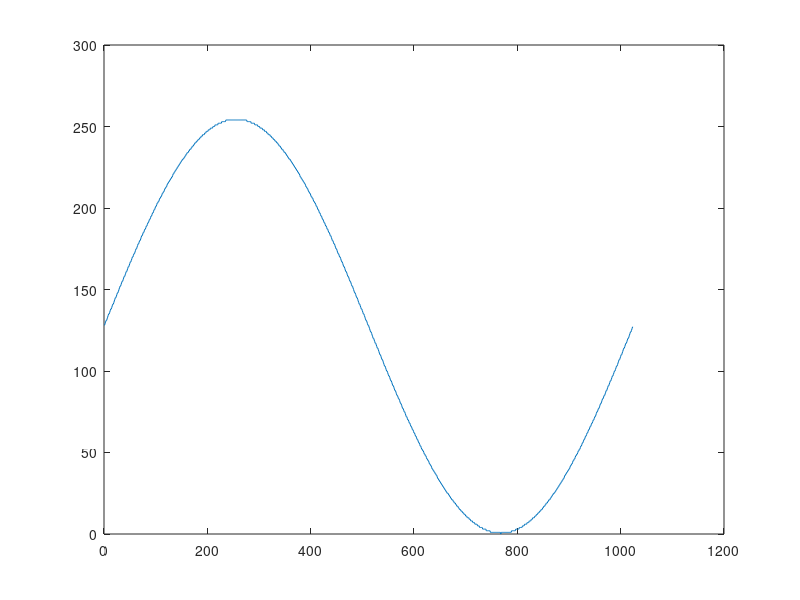

MATLAB code to generate this figure:
close all;clc;clear all;
N = 1024 ;
y = zeros(N , 1) ;
for i = 1:1:N 
    x = i ;
    y(i,1) = ceil( 127*sin(x*2*pi/N) ) + 127 ;
    %y(i,1) = ceil( 127*cos(x*2*pi/N) ) + 127 ;
end   
plot(y);
fid = fopen('./sin.coe','wt');
fprintf(fid,'memory_initialization_radix =10;\n');
fprintf(fid,'memory_initialization_vector=\n');
fprintf(fid,'%d,\n',y);
fclose(fid);